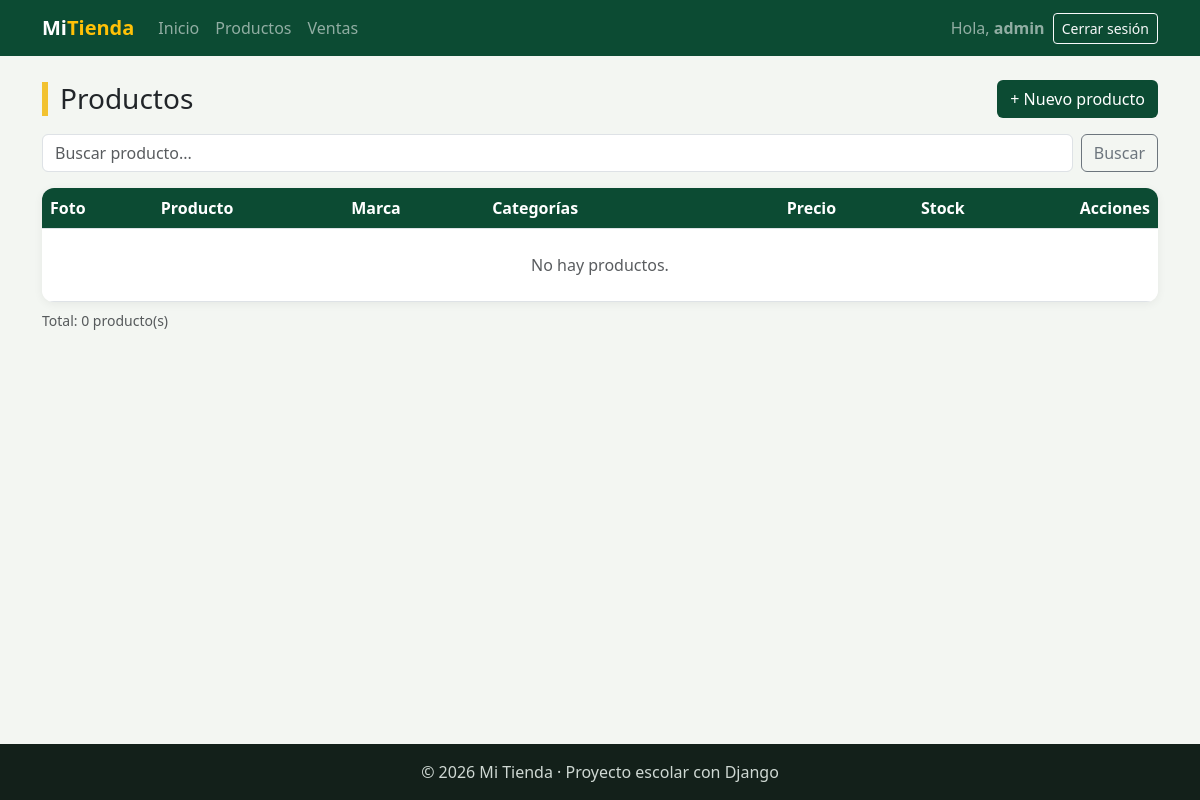
Before: /facturacion/productos/ (signed in) with the older database file.
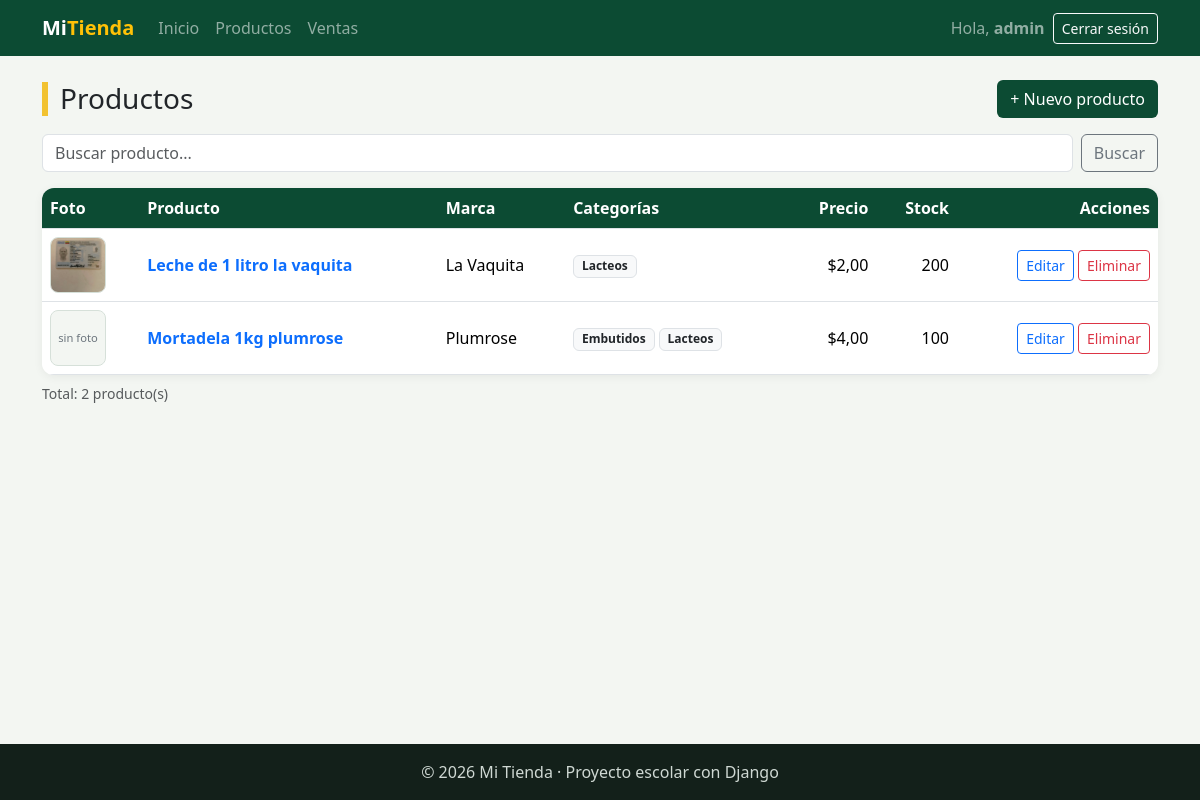
After: the same page with the newer database file.
### facturacion/models.py (models this page shows, shortened)
class ModeloBase(models.Model):
    user = models.ForeignKey(                    # 1:N con User: un usuario registra muchos registros
        User,
        on_delete=models.SET_NULL,               # Si borran al usuario, el registro se queda con user vacío
        null=True,                               # SET_NULL necesita que la columna acepte NULL
        blank=True,
        editable=False,                          # No aparece en formularios: lo llena la VISTA, no la persona
        related_name="%(class)s_registrados",    # %(class)s = nombre del modelo → user.producto_registrados
        verbose_name="Registrado por",
    )
    fecha_creacion = models.DateTimeField("Fecha de creación", auto_now_add=True)   # Se llena sola al CREAR
    fecha_modificacion = models.DateTimeField("Última modificación", auto_now=True) # Se actualiza sola en CADA save()
    class Meta:
        abstract = True                          # ← LA CLAVE: modelo "molde", sin tabla propia

class Producto(ModeloBase):
    nombre = models.CharField(max_length=100)
    descripcion = models.TextField("Descripción", blank=True)
    precio = models.DecimalField(max_digits=10, decimal_places=2)    # Precio de VENTA actual
    stock = models.PositiveIntegerField(default=0)                   # Unidades en bodega (nunca negativo)
    imagen = models.ImageField(                  # NUEVO: guarda una FOTO
        upload_to="productos/",                  #   el archivo va a MEDIA_ROOT/productos/
        blank=True,                              #   la foto es opcional
    )                                            #   En la tabla solo se guarda el TEXTO de la ruta: "productos/a55.jpg"
    marca = models.ForeignKey(Marca, on_delete=models.PROTECT, related_name="productos")
    categorias = models.ManyToManyField(Categoria, related_name="productos", blank=True)
    activo = models.BooleanField(default=True)
    class Meta:
        verbose_name = "Producto"
        verbose_name_plural = "Productos"
        ordering = ["nombre"]

class Marca(ModeloBase):
    nombre = models.CharField(max_length=60, unique=True)
    pais_origen = models.CharField("País de origen", max_length=60, blank=True)
    activo = models.BooleanField(default=True)
    class Meta:
        verbose_name = "Marca"
        verbose_name_plural = "Marcas"
        ordering = ["nombre"]

class Categoria(models.Model):                     # Hereda de ModeloBase (y este de models.Model)
    nombre = models.CharField(max_length=60, unique=True)
    descripcion = models.TextField("Descripción", blank=True)
    activo = models.BooleanField(default=True)
    class Meta:
        verbose_name = "Categoría"
        verbose_name_plural = "Categorías"
        ordering = ["nombre"]

### facturacion/views.py (the view)
# urls.py: path("productos/", views.ProductoListView.as_view(), name="producto_lista"),
class ProductoListView(LoginRequiredMixin, ListView):     # LISTAR
    model = Producto                                       # ¿qué tabla?
    template_name = "facturacion/producto_lista.html"      # ¿qué HTML?
    context_object_name = "productos"                      # nombre de la lista en el HTML
    paginate_by = 5                                        # 5 por página → envía page_obj
    extra_context = {"titulo": "Productos"}
    def get_queryset(self):                                # ¿QUÉ registros se muestran?
        productos = super().get_queryset()                 # lo normal: Producto.objects.all()
        productos = productos.select_related("marca").prefetch_related("categorias")   # menos consultas
        q = self.request.GET.get("q", "")                  # buscador: ?q=galaxy
        if q:
            productos = productos.filter(nombre__icontains=q)
        return productos
    def get_context_data(self, **kwargs):                  # ¿qué datos EXTRA recibe el HTML?
        contexto = super().get_context_data(**kwargs)
        contexto["q"] = self.request.GET.get("q", "")      # + lo buscado
        return contexto

### facturacion/templates/facturacion/producto_lista.html (shortened to what this page needs)
{% extends "base.html" %}
{% block contenido %}
<div class="d-flex justify-content-between align-items-center flex-wrap gap-2 mb-3">
    <h1 class="h3 titulo-pagina m-0">{{ titulo }}</h1>
    <a href="{% url 'facturacion:producto_crear' %}" class="btn btn-verde">+ Nuevo producto</a>
</div>
<form method="get" class="d-flex gap-2 mb-3">
    <input type="text" name="q" value="{{ q }}" class="form-control" placeholder="Buscar producto...">
    <button type="submit" class="btn btn-outline-secondary">Buscar</button>
</form>
<div class="tarjeta p-0 table-responsive">
    <table class="table table-hover align-middle m-0">
        <thead>
            <tr><th>Foto</th><th>Producto</th><th>Marca</th><th>Categorías</th><th class="text-end">Precio</th><th class="text-end">Stock</th><th class="text-end">Acciones</th></tr>
        </thead>
        <tbody>
            {% for producto in productos %}
            <tr>
                <td>
                    {% if producto.imagen %}
                        <img src="{{ producto.imagen.url }}" alt="{{ producto.nombre }}" class="miniatura">
                    {% else %}
                        <div class="miniatura vacia">sin foto</div>
                    {% endif %}
                </td>
                <td>
                    <a href="{% url 'facturacion:producto_detalle' producto.pk %}" class="fw-semibold text-decoration-none">{{ producto.nombre }}</a>
                </td>
                <td>{{ producto.marca.nombre }}</td>
                <td>
                    {% for categoria in producto.categorias.all %}
                        <span class="badge bg-light text-dark border">{{ categoria.nombre }}</span>
                    {% empty %}—{% endfor %}
                </td>
                <td class="text-end">${{ producto.precio }}</td>
                <td class="text-end">
                    {% if producto.stock < 5 %}<span class="badge bg-danger">{{ producto.stock }}</span>{% else %}{{ producto.stock }}{% endif %}
                </td>
                <td class="text-end text-nowrap">
                    <a href="{% url 'facturacion:producto_editar' producto.pk %}" class="btn btn-sm btn-outline-primary">Editar</a>
                    <a href="{% url 'facturacion:producto_eliminar' producto.pk %}" class="btn btn-sm btn-outline-danger">Eliminar</a>
                </td>
            </tr>
            {% empty %}
            <tr><td colspan="7" class="text-center text-muted py-4">No hay productos.</td></tr>
            {% endfor %}
        </tbody>
    </table>
</div>
<p class="text-muted small mt-2">Total: {{ page_obj.paginator.count }} producto(s)</p>
{% endblock %}

### templates/base.html (shortened to what this page needs)
{% load static %}
<!DOCTYPE html>
<html lang="es">
<head>
    <link href="https://cdn.jsdelivr.net/npm/bootstrap@5.3.3/dist/css/bootstrap.min.css" rel="stylesheet">
    <link rel="stylesheet" href="{% static 'css/estilos.css' %}">
</head>
<body>
    <nav class="navbar navbar-expand-lg navbar-dark barra">
        <div class="container">
            <a class="navbar-brand fw-bold" href="{% url 'home' %}">Mi<span class="text-warning">Tienda</span></a>
            <div class="collapse navbar-collapse" id="menu">
                <ul class="navbar-nav me-auto">
                    <li class="nav-item"><a class="nav-link" href="{% url 'home' %}">Inicio</a></li>
                    {% if user.is_authenticated %}
                        <li class="nav-item"><a class="nav-link" href="{% url 'facturacion:producto_lista' %}">Productos</a></li>
                        <li class="nav-item"><a class="nav-link" href="{% url 'facturacion:venta_lista' %}">Ventas</a></li>
                    {% endif %}
                </ul>
                <ul class="navbar-nav align-items-lg-center gap-2">
                    {% if user.is_authenticated %}
                        <li class="nav-item navbar-text">Hola, <b>{{ user.username }}</b></li>
                        <li class="nav-item">
                            <form method="post" action="{% url 'logout' %}" class="m-0">
                                <button type="submit" class="btn btn-sm btn-outline-light">Cerrar sesión</button>
                            </form>
                        </li>
                    {% else %}
                        <li class="nav-item"><a class="nav-link" href="{% url 'login' %}">Ingresar</a></li>
                        <li class="nav-item"><a class="btn btn-sm btn-warning" href="{% url 'registro' %}">Crear cuenta</a></li>
                    {% endif %}
                </ul>
            </div>
        </div>
    </nav>
    <main class="container py-4">
        {% block contenido %}{% endblock %}
    </main>
    <footer class="pie text-center py-3">© 2026 Mi Tienda · Proyecto escolar con Django</footer>
</body>
</html>

### static/css/estilos.css (style rules this page uses)
:root { --verde: #0c4b33; --verde-claro: #2f9e6e; --amarillo: #f2c230; }
body { background-color: #f3f6f2; min-height: 100vh; display: flex; flex-direction: column; }
main { flex: 1; }
.barra { background-color: var(--verde); }
.titulo-pagina { border-left: 6px solid var(--amarillo); padding-left: 12px; }
.tarjeta { background: white; border-radius: 12px; padding: 24px; box-shadow: 0 2px 10px rgba(0,0,0,.06); }
.table thead th { background-color: var(--verde); color: white; }
.btn-verde { background-color: var(--verde); color: white; }
.pie { background-color: #13201a; color: #cfd8d3; }
.miniatura { width: 56px; height: 56px; object-fit: cover; border-radius: 8px; border: 1px solid #d6e0d9; }
.miniatura.vacia { display: grid; place-items: center; font-size: .7rem; color: #6c757d; background: #f3f6f2; }

Changed rows visible on the page:
added Producto: imagen (picture), nombre "Leche de 1 litro la vaquita", marca.nombre "La Vaquita", precio "2,00", stock "200"
added Categoria: nombre "Lacteos"
added Producto: imagen "sin foto", nombre "Mortadela 1kg plumrose", marca.nombre "Plumrose", precio "4,00", stock "100"
added Categoria: nombre "Embutidos", shown under "Mortadela 1kg plumrose"
Other visible differences:
{{ page_obj.paginator.count }}: "0" → "2"
text no longer shown: "No hay productos."
